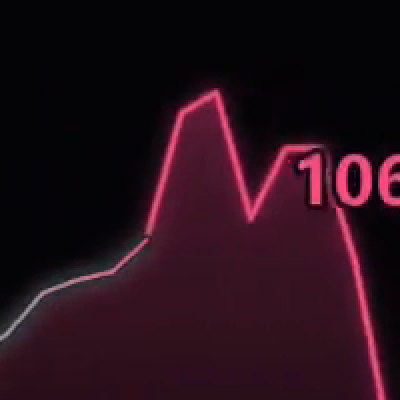
#> input picture video_analysis/blk_01.png, 400 x 400 px
$ python rowprofile.py ../video_analysis/blk_01.png
#> lines starting #> are read from the running program, lines starting #| are printed output that depends on the picture
"""全图逐行墨迹剖面：找出所有文本/图形所在的 y 带"""
import sys
from PIL import Image

im = Image.open(sys.argv[1]).convert("L")
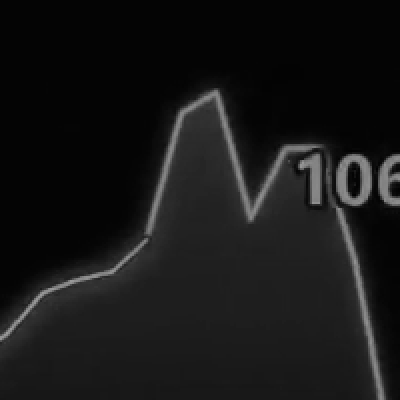
#> im: PIL image 400x400 L; min 1, max 158, mean 22.6
w, h = im.size
#> w = 400; h = 400
px = im.load()
dark = lambda v: v < 150

rows = []
for y in range(h):
    rows.append(sum(1 for x in range(w) if dark(px[x, y])))
#> after the loop, rows = 400 values, max 400 at index 0, min 396 at index 280, mean 399.9

# 合并连续非零行为带
bands, cur = [], None
for y, c in enumerate(rows):
    if c > 0:
        cur = [y, y, c] if cur is None else [cur[0], y, max(cur[2], c)]
    else:
        if cur:
            bands.append(cur)
            cur = None
#> this loop made 400 passes
#> cur on passes 1 to 12: [0, 0, 400], [0, 1, 400], [0, 2, 400], [0, 3, 400], [0, 4, 400], [0, 5, 400], [0, 6, 400], [0, 7, 400], [0, 8, 400], [0, 9, 400], [0, 10, 400], [0, 11, 400]
#> after the loop, bands = []; cur = [0, 399, 400]
if cur:
    bands.append(cur)

print(f"{'y0':>6}{'y1':>6}{'h':>5}{'maxInk':>9}")
for y0, y1, mx in bands:
    print(f"{y0:>6}{y1:>6}{y1-y0+1:>5}{mx:>9}")
#> this loop made 1 pass
#|      0   399  400      400

$ run again, on video_analysis/blk_03.png
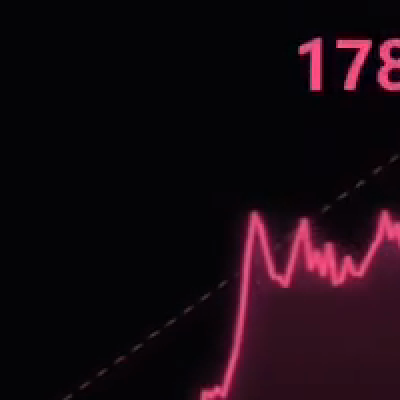
#> input picture video_analysis/blk_03.png, 400 x 400 px
#> `im = Image.open(sys.argv[1]).convert("L")`:
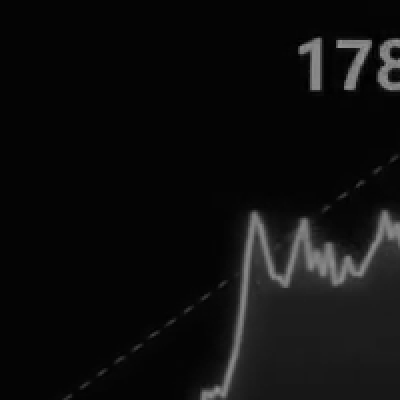
#> im: PIL image 400x400 L; min 0, max 151, mean 14.1
#> after the loop `for y in range(h):`: rows = 400 values, max 400 at index 0, min 398 at index 40, mean 400
#> the loop `for y, c in enumerate(rows):` made 400 passes
#> (c, cur) on passes 1 to 8: (400, [0, 0, 400]), (400, [0, 1, 400]), (400, [0, 2, 400]), (400, [0, 3, 400]), (400, [0, 4, 400]), (400, [0, 5, 400]), (400, [0, 6, 400]), (400, [0, 7, 400])
#> after the loop `for y, c in enumerate(rows):`: bands = []; cur = [0, 399, 400]
#> the loop `for y0, y1, mx in bands:` made 1 pass
#> (printed output is left out)

$ run again, on video_analysis/blk_04.png
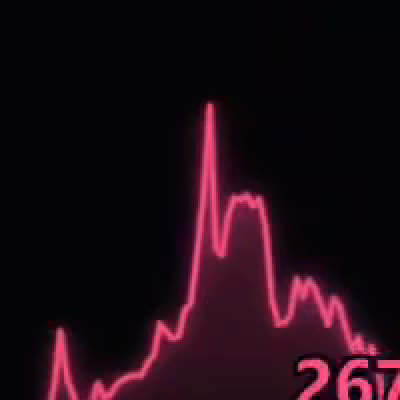
#> input picture video_analysis/blk_04.png, 400 x 400 px
#> `im = Image.open(sys.argv[1]).convert("L")`:
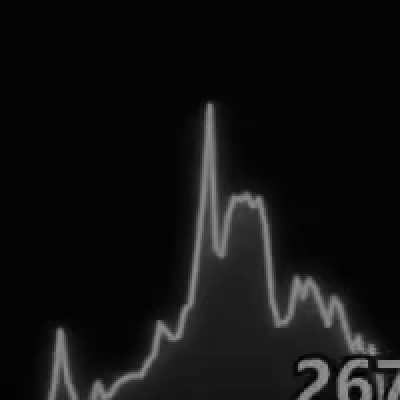
#> im: PIL image 400x400 L; min 0, max 154, mean 17.5
#> after the loop `for y in range(h):`: rows = 400 values, max 400 at index 0, min 398 at index 360, mean 400
#> the loop `for y, c in enumerate(rows):` made 400 passes
#> cur on passes 1 to 8: [0, 0, 400], [0, 1, 400], [0, 2, 400], [0, 3, 400], [0, 4, 400], [0, 5, 400], [0, 6, 400], [0, 7, 400]
#> after the loop `for y, c in enumerate(rows):`: bands = []; cur = [0, 399, 400]
#> the loop `for y0, y1, mx in bands:` made 1 pass
#> (printed output is left out)
